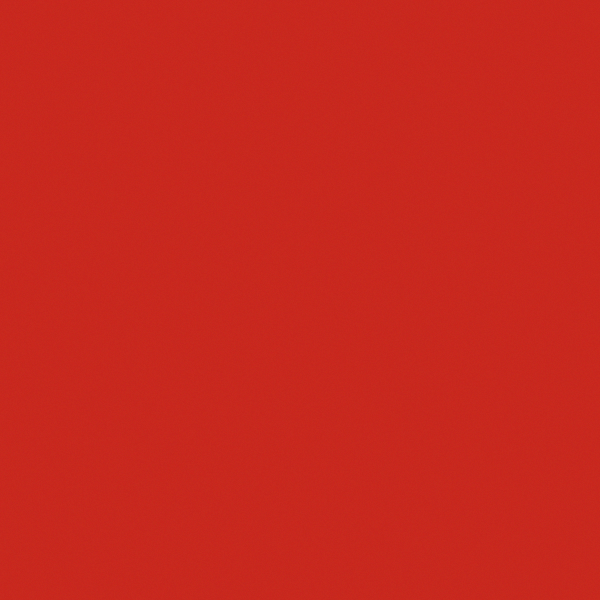
Frame 1 (no input)
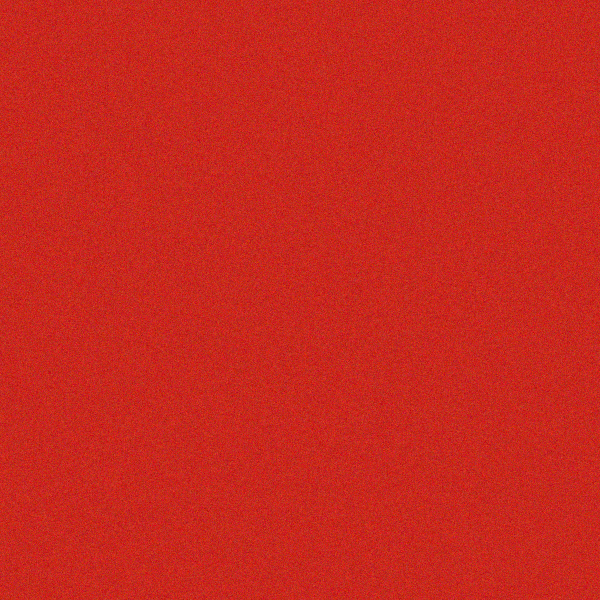
Frame 60 (the mouse pressed at the canvas centre just before this capture)
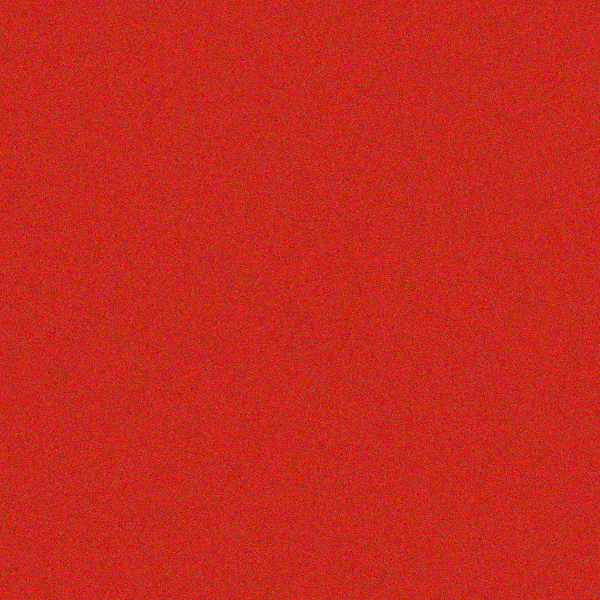
Frame 120 (the mouse held since frame 60 and released just before this capture)

The Processing sketch that drew these frames (run headless with seeded random() and noise(); from frame 60 on, the mouse is pressed at the canvas centre):

// Processing sketch: sketch_may26a
// ── sketch_may26a.pde
color img[][];

void setup() {
  size(600, 600);
  img = new color[width][height];
  for (int j = 0; j < height; j++) {
    for (int i = 0; i < width; i++) {
      img[i][j] = color(200, 40, 30);
    }
  }
}

void draw() {
  for (int j = 0; j < height; j++) {
    for (int i = 0; i < width; i++) {
      //color efecto
      img[i][j] = color(red(img[i][j])+random(-2,3),green(img[i][j])+random(-2,3),blue(img[i][j])+random(-2,3));
      set(i,j,img[i][j]);
    }
  }
}
